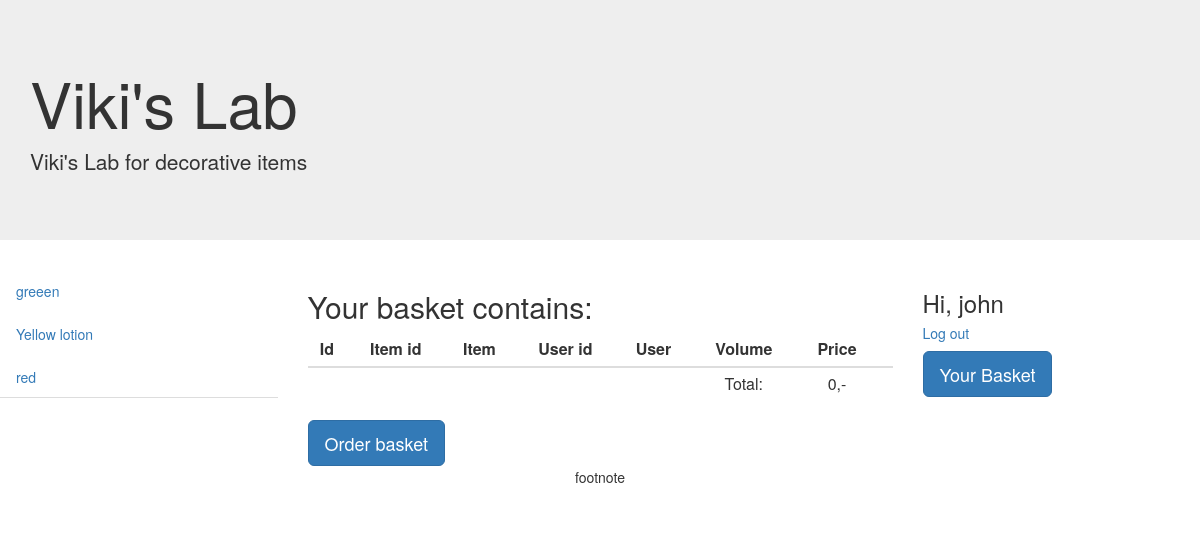
/basket (signed in), run on the app's committed database.
### app.py (models this page shows, shortened)
class ItemsDesc(db.Model):
    __tablename__ = 'itemsdesc'
    id = db.Column(db.Integer, primary_key=True)
    itemid = db.Column(db.Integer, db.ForeignKey('items.id'), nullable=False)
    name = db.Column(db.String, nullable=False)
    desc = db.Column(db.String)
    imgref = db.Column(db.String)
    item = db.relationship('Items', backref=db.backref('itemdesc', uselist=False))

class User(UserMixin, db.Model):
    __tablename__ = 'user'
    id = db.Column(db.Integer, primary_key=True)
    username = db.Column(db.String(30), unique=True)
    email = db.Column(db.String(50))
    password = db.Column(db.String(50))
    orders = db.relationship('Orders', backref='user')

### app.py (the view)
@app.route('/basket', methods=['GET', 'POST'])
def basket():
    if request.args.get('productid'):
        chosen_product = Items.query.get(int(request.args.get('productid')))
        user = User.query.filter_by(id=current_user.id).first()
        issued_order = Orders(item=chosen_product, user=user, volume=1)
        db.session.add(issued_order)
        db.session.commit()
    if request.args.get('deletion'):
        product_for_removal = Orders.query.get(int(request.args.get('deletion')))
        db.session.delete(product_for_removal)
        db.session.commit()
    basket = Orders.query.filter(
        Orders.userid==current_user.id,
        db.or_(Orders.ordered.is_(None),
        Orders.ordered==0)).all()
    return render_template('basket.html', basket=basket, totalprice=totalprice(basket),
        items = ItemsDesc.query.all())

### app.py (called while the page is built)
@loginmanager.user_loader
def loaduser(userid):
    return User.query.get(int(userid))

def totalprice(basket):
    totalprice = 0
    for b in basket:
        totalprice += b.item.pricetags[0].price
    return totalprice

### templates/basket.html (shortened to what this page needs)
{% extends 'vlab.html' %}
{% block product %}
<h2>Your basket contains:</h2>
<table class="table table-hover table-condensed text-center">
    <thead>
        <tr>
            <th class="text-center">Id</th>
            <th class="text-center">Item id</th>
            <th class="text-center">Item</th>
            <th class="text-center">User id</th>
            <th class="text-center">User</th>
            <th class='text-center'>Volume</th>
            <th class='text-center'>Price</th>
            <th class='text-center'></th>
        </tr>
    </thead>
    <tbody>
            <tr>
                <td></td>
                <td></td>
                <td></td>
                <td></td>
                <td></td>
                <td>Total:</td>
                <td>{{totalprice}},-</td>
                <td></td>
            </tr>
    </tbody>
</table>
<a name="Savebasket" id="Savebasket" class="btn btn-primary btn-lg" href="{{url_for('myorder')}}" role="button">Order basket</a>
{% endblock product %}

### templates/vlab.html (shortened to what this page needs)
<html lang="en">
<head>
    <link rel="stylesheet" type="text/css" href="{{url_for('static', filename='main.css')}}">
</head>
<body>
    {% extends 'bootstrap/base.html' %}
    {% import 'bootstrap/wtf.html' as wtf %}
    {% block content %}
    <div class="jumbotron jumbotron-fluid">
        <div class="container">
            <h1 class="display-3">Viki's Lab</h1>
            <p class="lead">Viki's Lab for decorative items</p>
        </div>
    </div>
    {% block middlepart %}
    <div class="row">
        <div class="col-xs-3">
            <ul class="nav nav-tabs nav-stacked">
                {% for item in items %}
                    <li>
                        <a href="{{url_for('selection', product=item.id)}}">{{item.name}}</a>
                    </li>
                {% endfor %}
            </ul>
        </div>
        <div class="col-xs-6">
            {% block product %}
            {% endblock product %}
        </div>
        <div class="col-xs-3">
            {% if current_user.is_authenticated %}
            <h3>Hi, {{ current_user.username }}</h3>
            <h5><a href="{{url_for('logout')}}">Log out</a> </h5>
            {% else %}
            <h5>
                <a href="{{url_for('login')}}">Log in</a> or
                <a href="{{url_for('signup')}}">Sign up</a>
            </h5>
            {% endif %}
            <a name="basket" id="basket" class="btn btn-primary btn-lg" href="{{url_for('basket')}}" role="button">Your Basket</a>
        </div>
    </div>
    {% endblock middlepart %}
    <div class="navbar">
        <div class="col-xs-12">
            <div style="text-align: center">footnote</div>
        </div>
    </div>
    {% endblock content %}

### static/main.css (style rules this page uses)
h1 { color: hotpink; }

### data on the page
ItemsDesc: name "greeen"
ItemsDesc: name "Yellow lotion"
ItemsDesc: name "red"
User: username "john"

### other printed values
{{ totalprice }} "0"
